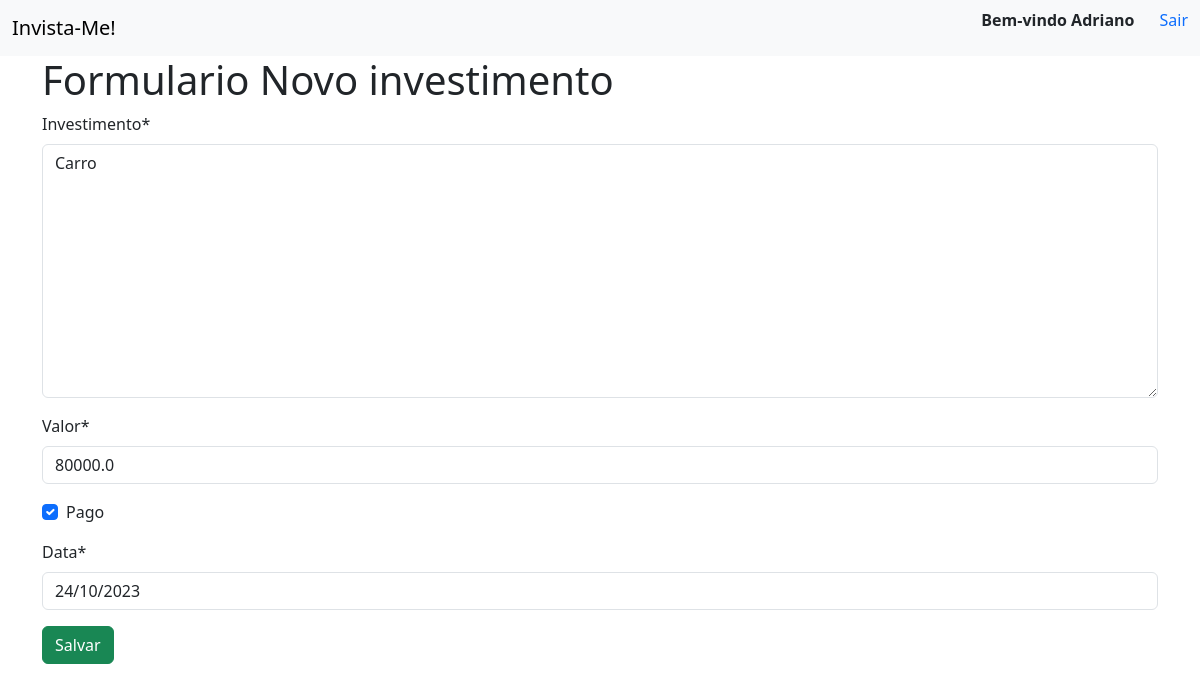
Screenshot of /novo_investimento/2 (signed in) with the database file from the repository.
### invista_me/models.py (models this page shows)
class Investimento(models.Model):
    investimento = models.TextField(max_length=255)
    valor = models.FloatField()
    pago = models.BooleanField(default=False)
    data = models.DateField(default=datetime.now)

### invista_me/views.py (the view)
# urls.py: path('novo_investimento/<int:id_investimento>', views.editar, name='editar'),
@login_required
def editar(request, id_investimento):
    investimento = Investimento.objects.get(pk=id_investimento)
    if request.method == 'GET':
        formulario = InvestimentoForm(instance=investimento)
        return render(request, 'investimentos/novo_investimento.html', {'formulario': formulario})
    else:
        formulario = InvestimentoForm(request.POST, instance=investimento)
        if formulario.is_valid():
            formulario.save()
        return redirect('investimentos')

### invista_me/forms.py
class InvestimentoForm(ModelForm):
    class Meta:
        model = Investimento
        fields = '__all__'

### invista_me/templates/investimentos/novo_investimento.html (shortened to what this page needs)
{% extends "investimentos/base.html" %}
{% block conteudo%}
{% load crispy_forms_tags  %}
<div class='container'>
    <h1>Formulario Novo investimento</h1>
    <form action="" method="post">
        {{formulario | crispy}}
        <button type="submit" class='btn btn-success'>Salvar</button>
    </form>
</div>
{% endblock %}

### invista_me/templates/investimentos/base.html (shortened to what this page needs)
<!doctype html>
<html lang="pt-br">
  <head>
    <link href="https://cdn.jsdelivr.net/npm/bootstrap@5.3.2/dist/css/bootstrap.min.css" rel="stylesheet">
  </head>
  <body>
    <nav class="navbar bg-body-tertiary">
        <div class="container-fluid">
          <a class="navbar-brand" href="{% url 'investimentos' %}">Invista-Me!</a>
          <ul style="list-style: none;">
            {% if user.is_authenticated %}
            <li style="float: left; margin-right: 25px;">
              <strong>Bem-vindo {{user.get_username}}</strong>
          </li>
            <li style="float: left;">
                <a class="nav-item nav-link text-primary" href="{% url 'logout' %}">Sair</a>
              </li>
            {% endif %}
          </ul>
        </div>
    </nav>
    {% block conteudo %}
    {% endblock %}
  </body>
</html>

### rows the page displays
Investimento: investimento "Carro", valor "80000.0", pago "☑", data "24/10/2023"

### other values shown
{{ user.get_username }} "Adriano"
